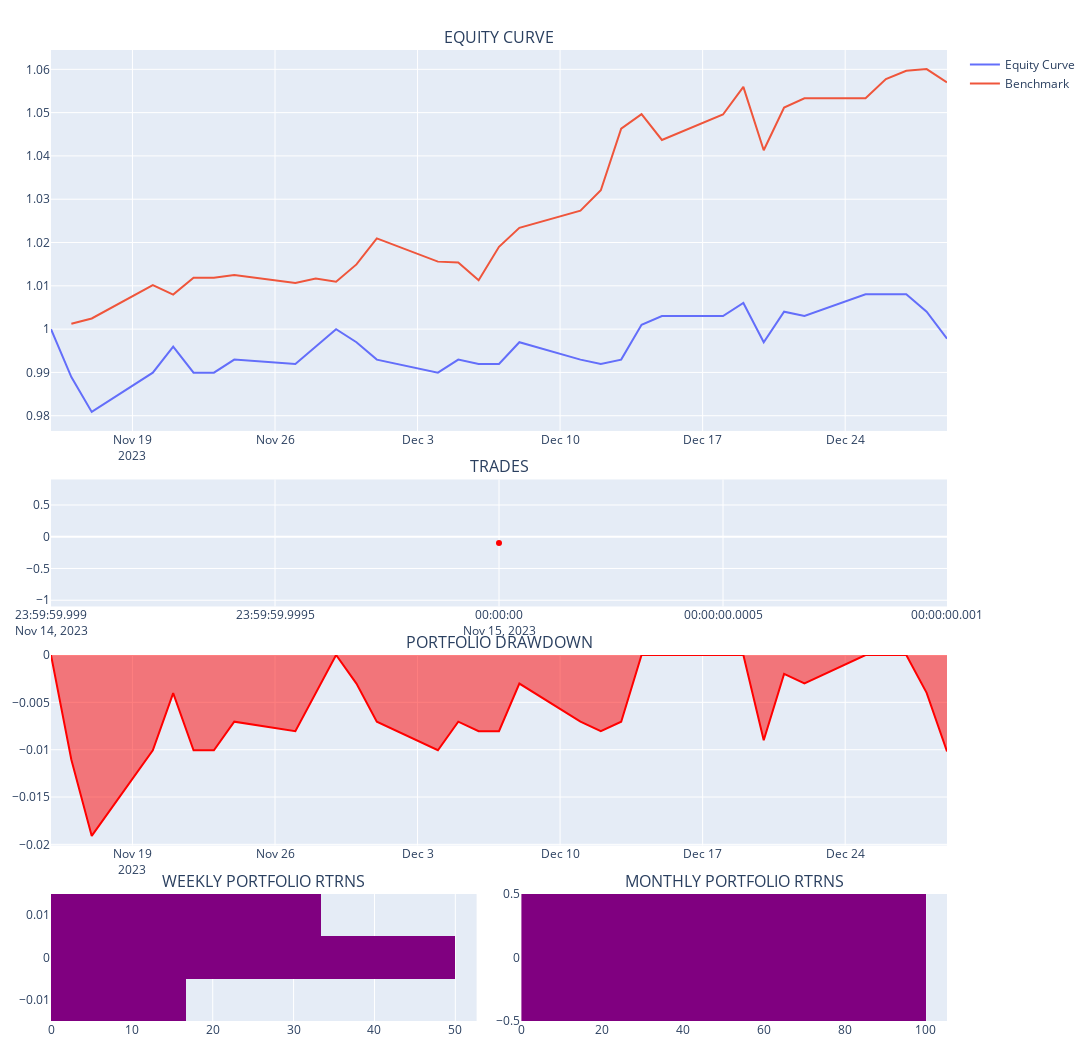

Write notebook code for a chart like this one.
### Code cell
evb_backtest.portfolio.plot_portfolio()

### Figure 1 — Plotly figure (JSON) as saved in the notebook; plotly's stock layout.template omitted (floating-point values rounded to 4 significant figures)
{"data": [{"name": "Equity Curve", "showlegend": true, "type": "scatter", "x": ["2023-11-15T00:00:00", "2023-11-16T00:00:00", "2023-11-17T00:00:00", "2023-11-20T00:00:00", "2023-11-21T00:00:00", "2023-11-22T00:00:00", "2023-11-23T00:00:00", "2023-11-24T00:00:00", "2023-11-27T00:00:00", "2023-11-28T00:00:00", "2023-11-29T00:00:00", "2023-11-30T00:00:00", "2023-12-01T00:00:00", "2023-12-04T00:00:00", "2023-12-05T00:00:00", "2023-12-06T00:00:00", "2023-12-07T00:00:00", "2023-12-08T00:00:00", "2023-12-11T00:00:00", "2023-12-12T00:00:00", "2023-12-13T00:00:00", "2023-12-14T00:00:00", "2023-12-15T00:00:00", "2023-12-18T00:00:00", "2023-12-19T00:00:00", "2023-12-20T00:00:00", "2023-12-21T00:00:00", "2023-12-22T00:00:00", "2023-12-25T00:00:00", "2023-12-26T00:00:00", "2023-12-27T00:00:00", "2023-12-28T00:00:00", "2023-12-29T00:00:00"], "xaxis": "x", "y": [1.0, 0.9889, 0.9809, 0.9899, 0.996, 0.9899, 0.9899, 0.993, 0.992, 0.996, 1.0, 0.997, 0.993, 0.9899, 0.993, 0.992, 0.992, 0.997, 0.993, 0.992, 0.993, 1.001, 1.003, 1.003, 1.006, 0.997, 1.004, 1.003, 1.008, 1.008, 1.008, 1.004, 0.9978], "yaxis": "y"}, {"name": "Benchmark", "showlegend": true, "type": "scatter", "x": ["2023-11-15T00:00:00", "2023-11-16T00:00:00", "2023-11-17T00:00:00", "2023-11-20T00:00:00", "2023-11-21T00:00:00", "2023-11-22T00:00:00", "2023-11-23T00:00:00", "2023-11-24T00:00:00", "2023-11-27T00:00:00", "2023-11-28T00:00:00", "2023-11-29T00:00:00", "2023-11-30T00:00:00", "2023-12-01T00:00:00", "2023-12-04T00:00:00", "2023-12-05T00:00:00", "2023-12-06T00:00:00", "2023-12-07T00:00:00", "2023-12-08T00:00:00", "2023-12-11T00:00:00", "2023-12-12T00:00:00", "2023-12-13T00:00:00", "2023-12-14T00:00:00", "2023-12-15T00:00:00", "2023-12-18T00:00:00", "2023-12-19T00:00:00", "2023-12-20T00:00:00", "2023-12-21T00:00:00", "2023-12-22T00:00:00", "2023-12-25T00:00:00", "2023-12-26T00:00:00", "2023-12-27T00:00:00", "2023-12-28T00:00:00", "2023-12-29T00:00:00"], "xaxis": "x", "y": [null, 1.001, 1.002, 1.01, 1.008, 1.012, 1.012, 1.012, 1.011, 1.012, 1.011, 1.015, 1.021, 1.016, 1.015, 1.011, 1.019, 1.023, 1.027, 1.032, 1.046, 1.05, 1.044, 1.05, 1.056, 1.041, 1.051, 1.053, 1.053, 1.058, 1.06, 1.06, 1.057], "yaxis": "y"}, {"customdata": [8], "hovertemplate": "<b>%{text}</b><br><br>Date: %{x}<br>Size: %{customdata}<br>PnL: %{y}<br>", "marker": {"color": ["red"]}, "mode": "markers", "name": "Ticker", "showlegend": false, "text": ["TSLA"], "type": "scatter", "x": ["2023-11-15T00:00:00"], "xaxis": "x2", "y": [-0.09828], "yaxis": "y2"}, {"fill": "tozeroy", "line": {"color": "red"}, "name": "Drawdown", "showlegend": false, "type": "scatter", "x": ["2023-11-15T00:00:00", "2023-11-16T00:00:00", "2023-11-17T00:00:00", "2023-11-20T00:00:00", "2023-11-21T00:00:00", "2023-11-22T00:00:00", "2023-11-23T00:00:00", "2023-11-24T00:00:00", "2023-11-27T00:00:00", "2023-11-28T00:00:00", "2023-11-29T00:00:00", "2023-11-30T00:00:00", "2023-12-01T00:00:00", "2023-12-04T00:00:00", "2023-12-05T00:00:00", "2023-12-06T00:00:00", "2023-12-07T00:00:00", "2023-12-08T00:00:00", "2023-12-11T00:00:00", "2023-12-12T00:00:00", "2023-12-13T00:00:00", "2023-12-14T00:00:00", "2023-12-15T00:00:00", "2023-12-18T00:00:00", "2023-12-19T00:00:00", "2023-12-20T00:00:00", "2023-12-21T00:00:00", "2023-12-22T00:00:00", "2023-12-25T00:00:00", "2023-12-26T00:00:00", "2023-12-27T00:00:00", "2023-12-28T00:00:00", "2023-12-29T00:00:00"], "xaxis": "x3", "y": [0, -0.01106, -0.01911, -0.01006, -0.004023, -0.01006, -0.01006, -0.007041, -0.008047, -0.004023, 0, -0.003018, -0.007041, -0.01006, -0.007041, -0.008047, -0.008047, -0.003018, -0.007041, -0.008047, -0.007041, 0, 0, -3.331e-16, 0, -0.008998, -0.002, -0.002999, 0, 0, 0, -0.003991, -0.01019], "yaxis": "y3"}, {"histnorm": "percent", "marker": {"color": "purple"}, "showlegend": false, "type": "histogram", "xaxis": "x4", "y": [null, 0.01231, -3.331e-16, 0.004052, 0.006053, 0, -0.005226], "yaxis": "y4"}, {"histnorm": "percent", "marker": {"color": "purple"}, "showlegend": false, "type": "histogram", "xaxis": "x5", "y": [null, 0.000796], "yaxis": "y5"}], "layout": {"annotations": [{"font": {"size": 16}, "showarrow": false, "text": "EQUITY CURVE", "x": 0.5, "xanchor": "center", "xref": "paper", "y": 1.0, "yanchor": "bottom", "yref": "paper"}, {"font": {"size": 16}, "showarrow": false, "text": "TRADES", "x": 0.5, "xanchor": "center", "xref": "paper", "y": 0.5577, "yanchor": "bottom", "yref": "paper"}, {"font": {"size": 16}, "showarrow": false, "text": "PORTFOLIO DRAWDOWN", "x": 0.5, "xanchor": "center", "xref": "paper", "y": 0.3769, "yanchor": "bottom", "yref": "paper"}, {"font": {"size": 16}, "showarrow": false, "text": "WEEKLY PORTFOLIO RTRNS", "x": 0.2375, "xanchor": "center", "xref": "paper", "y": 0.1308, "yanchor": "bottom", "yref": "paper"}, {"font": {"size": 16}, "showarrow": false, "text": "MONTHLY PORTFOLIO RTRNS", "x": 0.7625, "xanchor": "center", "xref": "paper", "y": 0.1308, "yanchor": "bottom", "yref": "paper"}], "height": 1050, "hovermode": "x unified", "margin": {"b": 20, "l": 15, "r": 15, "t": 50}, "paper_bgcolor": "WHITE", "width": 1200, "xaxis": {"anchor": "y", "domain": [0, 1]}, "xaxis2": {"anchor": "y2", "domain": [0, 1]}, "xaxis3": {"anchor": "y3", "domain": [0, 1]}, "xaxis4": {"anchor": "y4", "domain": [0, 0.475]}, "xaxis5": {"anchor": "y5", "domain": [0.525, 1]}, "yaxis": {"anchor": "x", "domain": [0.6077, 1.0]}, "yaxis2": {"anchor": "x2", "domain": [0.4269, 0.5577]}, "yaxis3": {"anchor": "x3", "domain": [0.1808, 0.3769]}, "yaxis4": {"anchor": "x4", "domain": [0, 0.1308]}, "yaxis5": {"anchor": "x5", "domain": [0, 0.1308]}}}
